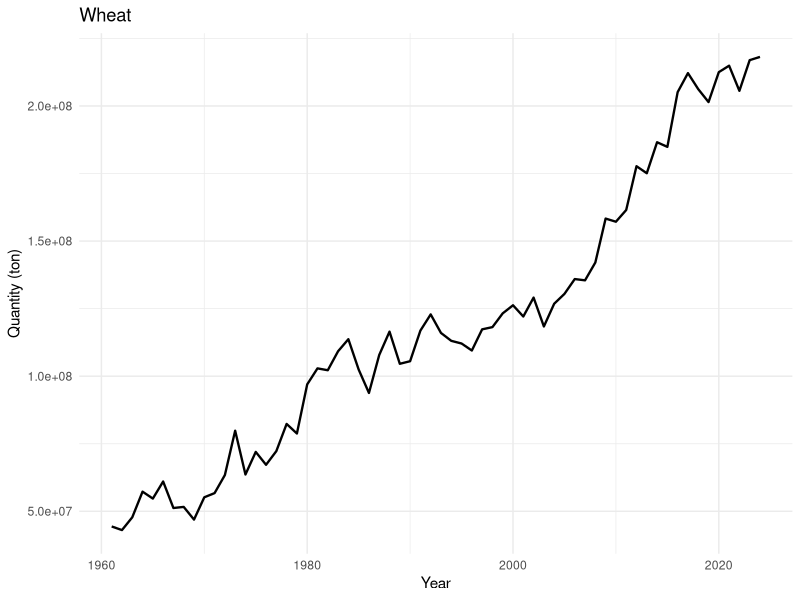
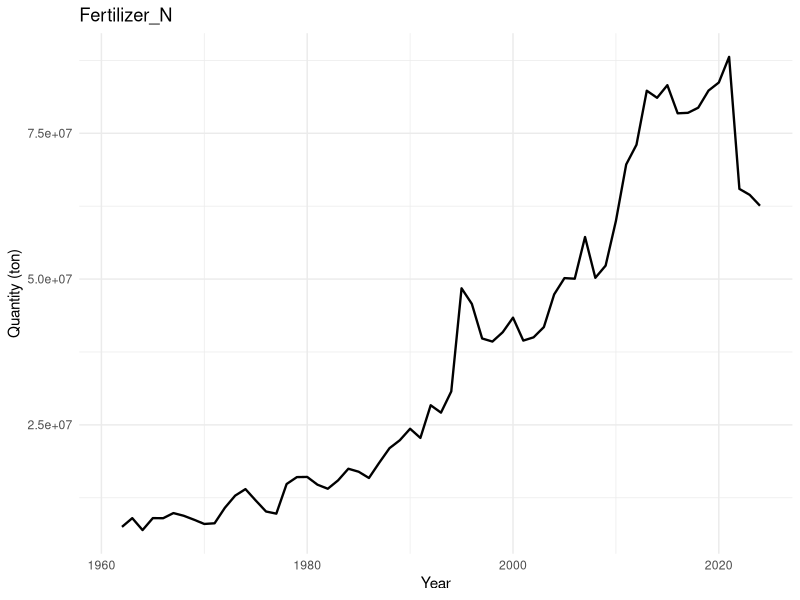
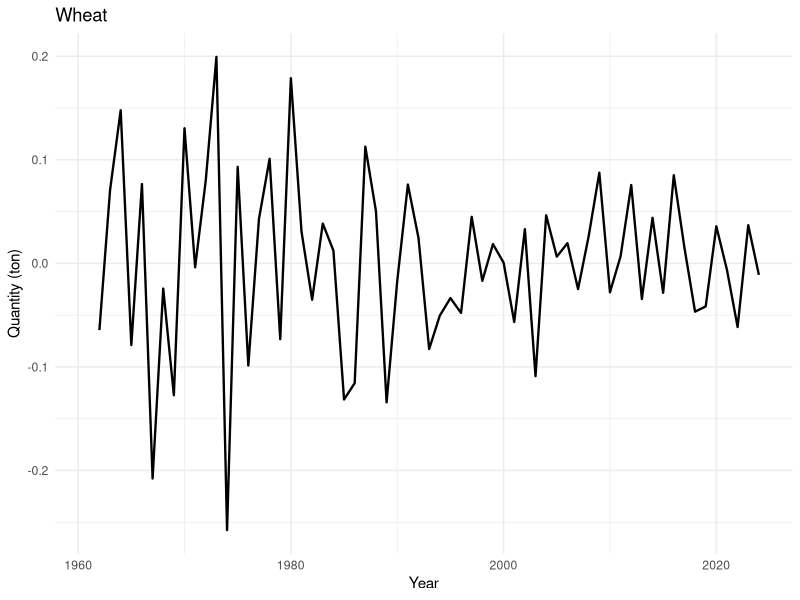
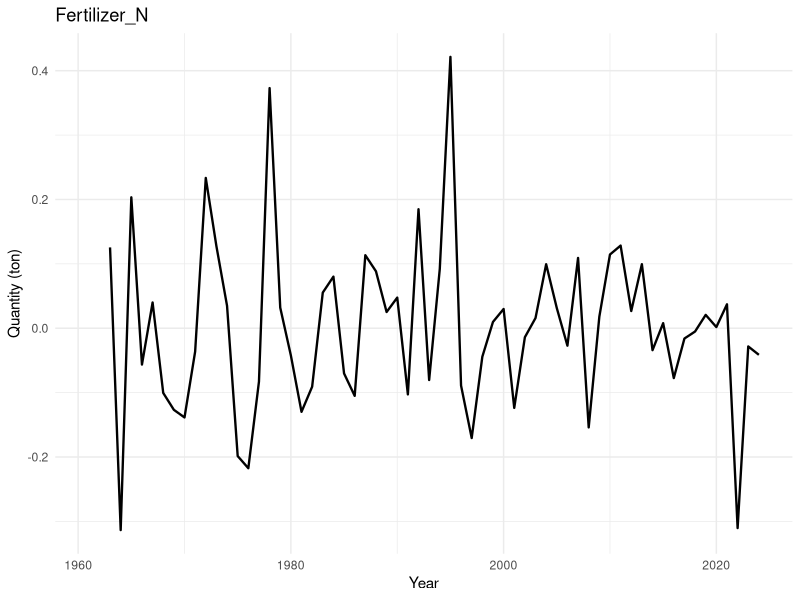

The R source for these figures, in order:
# 競合防止のためlibrary(tidyr)の前にlibrary(MASS)
library(MASS)
library(readr)
library(dplyr)
library(stringr)
library(tidyr)
library(purrr)
library(broom)
library(ggplot2)
library(tseries)


# 対数差分、トレンド除去、ADF検定、共分散行列----

# 1. データ読込----

food <- read_csv("world_export_grouped.csv", show_col_types = FALSE)
fert <- read_csv("fertilizer_exports_merged_all.csv", show_col_types = FALSE)


# 2. 列名と構造を統----
#   食料: Year, item_group, Value
#   肥料: refYear, fertilizer, qty_merged_ton

food_long <- food %>%
  transmute(
    Year = as.integer(Year),
    item = as.character(item_group),
    quantity = as.numeric(Value),
    category = "food"
  )

fert_long <- fert %>%
  transmute(
    Year = as.integer(refYear),
    item = as.character(fertilizer),
    quantity = as.numeric(qty_merged_ton),
    category = "fertilizer"
  )

# 必要なら肥料名をわかりやすく変更
fert_long <- fert_long %>%
  mutate(
    item = case_when(
      item == "N" ~ "Fertilizer_N",
      item == "P" ~ "Fertilizer_P",
      item == "K" ~ "Fertilizer_K",
      TRUE ~ paste0("Fertilizer_", item)
    )
  )


# 3. 結合----

trade_all_long <- bind_rows(food_long, fert_long) %>%
  arrange(item, Year)

# 確認
print(trade_all_long)


# 4. wide化----
#   行 = 年、列 = 品目、値 = 数量(ton)

trade_all_wide <- trade_all_long %>%
  select(Year, item, quantity) %>%
  group_by(Year, item) %>%
  summarise(quantity = sum(quantity, na.rm = TRUE), .groups = "drop") %>%
  pivot_wider(
    names_from = item,
    values_from = quantity
  ) %>%
  arrange(Year)

print(trade_all_wide)


# 5. log差分を作成----
#   ln(x_t) - ln(x_{t-1})
#   quantity <= 0 は NA

make_logdiff <- function(x) {
  x <- as.numeric(x)
  x[x <= 0] <- NA_real_
  c(NA_real_, diff(log(x)))
}

trade_logdiff <- trade_all_wide %>%
  arrange(Year) %>%
  mutate(
    across(-Year, make_logdiff)
  )

print(trade_logdiff)


# 6. 線形トレンド除去----
#   各系列について y_t = a + b*t + e_t
#   の残差 e_t を使う

detrend_series <- function(y, year) {
  df <- tibble(y = as.numeric(y), Year = as.numeric(year)) %>%
    filter(!is.na(y), !is.na(Year))
  
  if (nrow(df) < 5) {
    out <- rep(NA_real_, length(y))
    return(out)
  }
  
  fit <- lm(y ~ Year, data = df)
  resid_vals <- resid(fit)
  
  out <- rep(NA_real_, length(y))
  valid_idx <- which(!is.na(y) & !is.na(year))
  out[valid_idx] <- resid_vals
  out
}

trade_logdiff_detrended <- trade_logdiff %>%
  mutate(
    across(-Year, ~ detrend_series(.x, Year))
  )

print(trade_logdiff_detrended)

# 6.5. 単位根検定----
#   Augmented Dickey-Fuller test を使用

run_adf_test <- function(x, name) {
  
  x <- as.numeric(x)
  x <- x[!is.na(x)]
  
  if (length(x) < 10) {
    return(tibble(
      item = name,
      p_value = NA_real_,
      statistic = NA_real_,
      n_obs = length(x),
      result = "Too few observations"
    ))
  }
  
  test <- tryCatch(
    adf.test(x),
    error = function(e) NULL
  )
  
  if (is.null(test)) {
    return(tibble(
      item = name,
      p_value = NA_real_,
      statistic = NA_real_,
      n_obs = length(x),
      result = "Error"
    ))
  }
  
  tibble(
    item = name,
    p_value = test$p.value,
    statistic = test$statistic,
    n_obs = length(x),
    result = ifelse(test$p.value < 0.05, "Stationary", "Non-stationary")
  )
}

#  全系列に適用
adf_results <- trade_logdiff_detrended %>%
  select(-Year) %>%
  imap_dfr(~ run_adf_test(.x, .y))

print(adf_results)

#  まとめ表（論文用）
adf_summary <- adf_results %>%
  summarise(
    n_series = n(),
    n_stationary = sum(result == "Stationary", na.rm = TRUE),
    share_stationary = mean(result == "Stationary", na.rm = TRUE)
  )

print(adf_summary)


# 7. 共分散行列・相関行列----
#   pairwise.complete.obs を使用

mat_detrended <- trade_logdiff_detrended %>%
  select(-Year) %>%
  as.matrix()

cov_matrix <- cov(mat_detrended, use = "pairwise.complete.obs")
cor_matrix <- cor(mat_detrended, use = "pairwise.complete.obs")

print(cov_matrix)
print(cor_matrix)


# 8. 欠損数チェック----

na_summary <- trade_logdiff_detrended %>%
  summarise(
    across(-Year, ~ sum(is.na(.x)))
  ) %>%
  pivot_longer(
    cols = everything(),
    names_to = "item",
    values_to = "n_NA"
  ) %>%
  arrange(desc(n_NA))

print(na_summary)

# 9. 断絶チェック----

plot_item <- function(df, item_name) {
  ggplot(df, aes(x = Year, y = .data[[item_name]])) +
    geom_line(linewidth = 0.8) +
    labs(title = item_name, y = "Quantity (ton)") +
    theme_minimal()
}

plot_item(trade_all_wide, "Wheat")
plot_item(trade_all_wide, "Fertilizer_N")

plot_item(trade_logdiff_detrended, "Wheat")
plot_item(trade_logdiff_detrended, "Fertilizer_N")

# 9. 保存----

write_csv(trade_all_long, "trade_all_long.csv")
write_csv(trade_all_wide, "trade_all_wide.csv")
write_csv(trade_logdiff, "trade_all_logdiff.csv")
write_csv(trade_logdiff_detrended, "trade_all_logdiff_detrended.csv")

write_csv(
  as.data.frame(cov_matrix) %>% tibble::rownames_to_column("item"),
  "cov_matrix_detrended_logdiff.csv"
)

write_csv(
  as.data.frame(cor_matrix) %>% tibble::rownames_to_column("item"),
  "cor_matrix_detrended_logdiff.csv"
)

library(MASS)
library(readr)
library(dplyr)
library(tidyr)


# 多変量正規ショック----

# 1. 設定----
set.seed(123)

n_sim <- 10000

# cov_matrix は前段で作成済みの共分散行列を想定
# 行名・列名が品目名になっている必要あり
items <- colnames(cov_matrix)

# 念のため対称化
Sigma <- as.matrix(cov_matrix)
Sigma <- (Sigma + t(Sigma)) / 2


# 2. 正定値性チェック----
eig <- eigen(Sigma, symmetric = TRUE)$values

if (any(eig < -1e-8)) {
  stop("Covariance matrix has negative eigenvalues. Check the covariance matrix.")
}

# 小さな数値誤差なら補正
if (any(eig < 0)) {
  Sigma <- Matrix::nearPD(Sigma)$mat
  Sigma <- as.matrix(Sigma)
}


# 3. 多変量正規ショックを生成----
#    epsilon_s ~ MVN(0, Sigma)

epsilon_mat <- MASS::mvrnorm(
  n = n_sim,
  mu = rep(0, length(items)),
  Sigma = Sigma
)

colnames(epsilon_mat) <- items


# 4. wide形式で保存----
#    行 = シナリオ、列 = 品目

epsilon_wide <- as.data.frame(epsilon_mat) %>%
  mutate(s = paste0("s", row_number())) %>%
  relocate(s)

write_csv(epsilon_wide, "epsilon_shocks_wide_sj_n10000.csv")


# 5. long形式で保存----

epsilon_long <- epsilon_wide %>%
  pivot_longer(
    cols = -s,
    names_to = "j",
    values_to = "epsilon"
  )

write_csv(epsilon_long, "epsilon_shocks_long_sj_n10000.csv")


# 6. gams形式で保存----
#    行 = 品目、列 = シナリオ

epsilon_long_gams <- epsilon_long %>%
  select(j, s, epsilon) %>%
  arrange(j, s)

write_csv(epsilon_long_gams, "epsilon_shocks_long_js_n10000.csv")

epsilon_wide_gams <- epsilon_long %>%
  select(j, s, epsilon) %>%
  pivot_wider(
    names_from = s,
    values_from = epsilon
  ) %>%
  arrange(j)

write_csv(epsilon_wide_gams, "epsilon_shocks_wide_js_n10000.csv")


# 7. 確認----
shock_summary <- epsilon_long %>%
  group_by(j) %>%
  summarise(
    mean_epsilon = mean(epsilon, na.rm = TRUE),
    sd_epsilon = sd(epsilon, na.rm = TRUE),
    p01 = quantile(epsilon, 0.01, na.rm = TRUE),
    p05 = quantile(epsilon, 0.05, na.rm = TRUE),
    p50 = quantile(epsilon, 0.50, na.rm = TRUE),
    p95 = quantile(epsilon, 0.95, na.rm = TRUE),
    p99 = quantile(epsilon, 0.99, na.rm = TRUE),
    .groups = "drop"
  )

write_csv(shock_summary, "epsilon_shock_summary_n10000.csv")
print(shock_summary)
